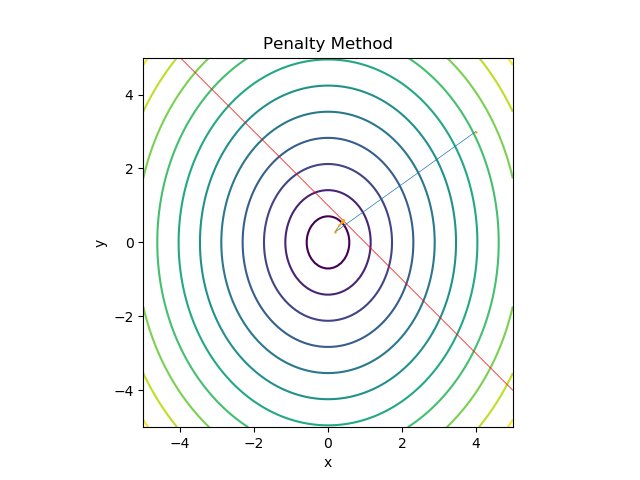

The Python source for this figure:
import numpy as np
import random
import math
import matplotlib.pyplot as plt

def f(x, y):
	return 3 * x ** 2 + 2 * y ** 2

def grad_f(x, y):
	return np.array([6 * x, 4 * y])

def h(x, y):
	return 1 - (x + y)

def grad_h_2(x, y):
	if h(x, y) < 0:
		return np.array([0, 0])
	else:
		return np.array([- 2 * h(x, y), - 2 * h(x, y)])

def vec_abs_2(v):
	v1, v2 = v
	return v1 ** 2 + v2 ** 2

def target_f(c, x, y):
	return f(x, y) + c * max(0, h(x, y)) ** 2

def is_in_h(x, y):
	if h(x, y) <= 0:
		return True
	else:
		return False

def penalty(x, y, threshold, max_iter):
	x_list = [x]
	y_list = [y]
	# バックトラック法のパラメタ
	a = 0.5
	b = 0.8
	c = 1
	# 外点法
	for _ in range(max_iter):
		# cの値で勾配法
		pre_x, pre_y = x, y
		for _ in range(max_iter):
			prex, prey = x, y
			e = 1.0
			grad = grad_f(x, y) + c * grad_h_2(x, y)
			dx, dy = grad
			# ステップ幅の更新(バックトラック法)
			for _ in range(max_iter):
				if target_f(c, x - e * dx, y - e * dy) - target_f(c, x, y) > - a * e * vec_abs_2(grad):
					e = b * e
			x = x - e * dx
			y = y - e * dy
			print("after =", x, y)
			if abs(x - prex) < threshold and abs(y - prey) < threshold:
				break
		x_list.append(x)
		y_list.append(y)
		c *= 2
		if abs(x - pre_x) < threshold and abs(y - pre_y) < threshold:
			break
	return x_list, y_list

if __name__ == '__main__':
	threshold = 0.001
	max_iter = 100
	
	# 等高線の実装
	levels = []
	for i in range(20):
		levels.append(1 * (i + 1))
	x = np.linspace(-5, 5, 100)
	y = np.linspace(-5, 5, 100)
	X, Y = np.meshgrid(x, y)
	Z = np.sqrt(3 * X ** 2 + 2 * Y ** 2)
	plt.contour(X, Y, Z, levels = levels)

	lin_x = np.linspace(-4,5,5)
	lin_y = 1 - lin_x
	plt.plot(lin_x, lin_y, "-r", linewidth = 0.5)

	# 初期値
	x_init, y_init = 4, 3
	x_list, y_list = penalty(x_init, y_init, threshold, max_iter)
	plt.scatter(x_list, y_list, s = 0.5, c = 'orange', zorder = 3)
	plt.plot(x_list, y_list, zorder = 2, linewidth = 0.5)
	
	plt.xlabel("x")
	plt.ylabel("y")
	plt.title("Penalty Method")
	plt.gca().set_aspect('equal')
	plt.savefig("penalty.png")
